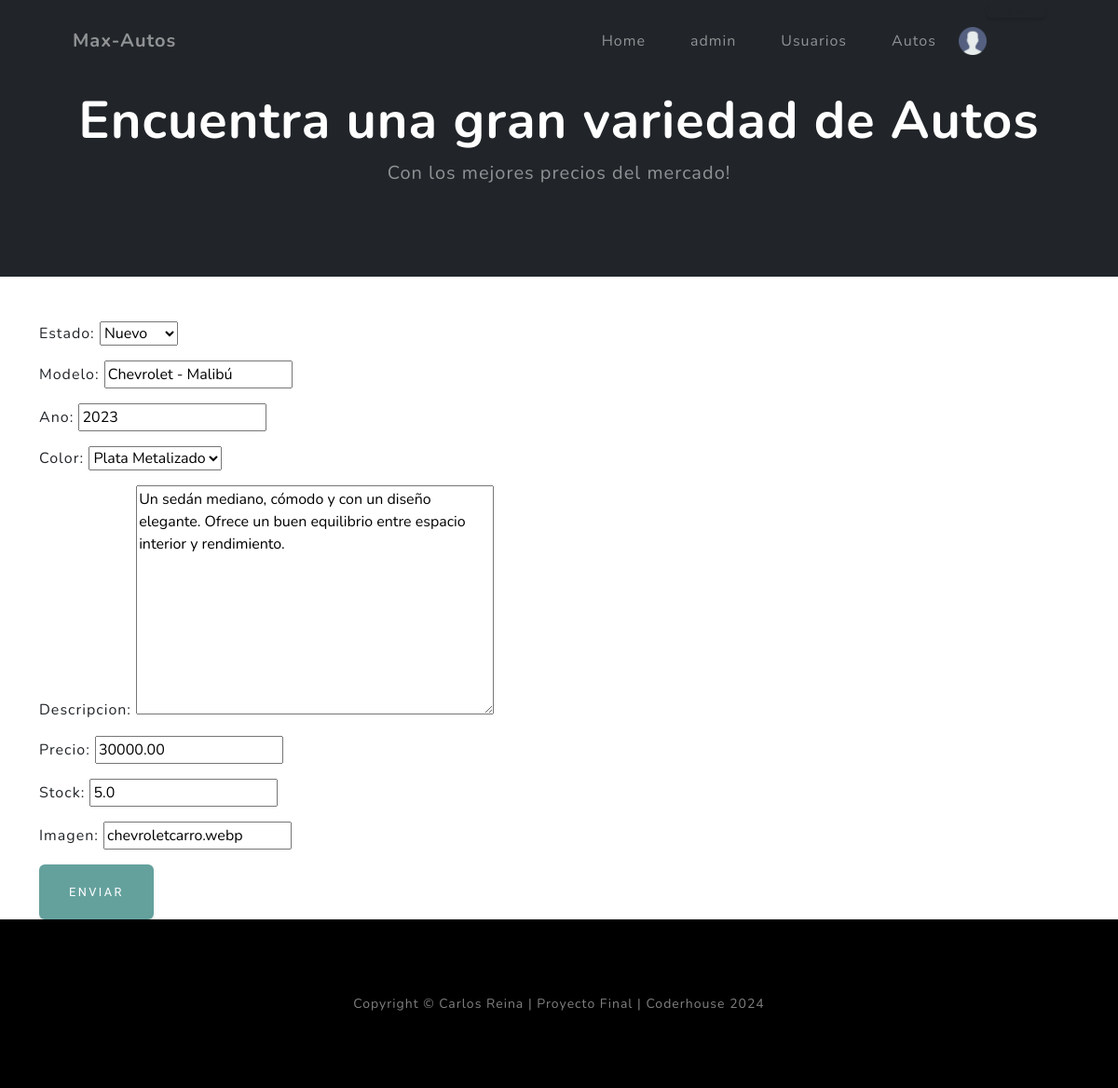
/autos/autos/update/5 (signed in), run on the app's committed database.
### autos/models.py (models this page shows, shortened)
class AutosCategorias(models.Model):
    ESTADO_CHOICES = [
        ('Nuevo', 'Nuevo'),
        ('Usado', 'Usado')
    ]
    estado = models.CharField(max_length=10, choices=ESTADO_CHOICES, default='Nuevo')
    descripcion = models.TextField(blank=True, null=True)
    def __str__(self):
        return self.estado
    class Meta:
        verbose_name = 'Categoria de Auto'
        verbose_name_plural ='Categorias de Autos'

class Auto(models.Model):
    estado = models.ForeignKey(AutosCategorias, on_delete=models.SET_NULL, null=True, blank=True)
    modelo = models.CharField(max_length=50)
    ano = models.PositiveIntegerField()
    COLOR_CHOICES = [
        ('Rojo', 'Rojo'),
        ('Azul', 'Azul'),
        ('Rojo Perla', 'Rojo Perla'),
        ('Azul Marino', 'Azul Marino'),
        ('Amarillo', 'Amarillo'),
        ('Blanco Perla', 'Blanco Perla'),
        ('Verde Militar', 'Verde Militar'),
        ('Gris Plata', 'Gris Plata'),
        ('Rojo Carmin', 'Rojo Carmin'),
        ('Azul Noche', 'Azul Noche'),
        ('Plata Metalizado', 'Plata Metalizado'),
    ]
    color = models.CharField(max_length=20, choices=COLOR_CHOICES)
    descripcion = models.TextField(blank=True, null=True)
    precio = models.DecimalField(max_digits=10, decimal_places=2)
    stock = models.FloatField()
    fecha_actualizacion = models.DateField(editable=False, auto_now=True)
    imagen = models.CharField(max_length=100, null=True, blank=True)  # Campo para almacenar el nombre de la imagen
    class Meta:
        verbose_name = 'Auto'
        verbose_name_plural ='Autos'
        constraints = [
            models.UniqueConstraint(fields=['modelo', 'ano'], name='modelo_ano')
        ]
        indexes = [models.Index(fields=['modelo'])]

### autos/views.py (the view)
# urls.py: path("autos/update/<int:pk>", login_required(views.AutoUpdate.as_view()), name="autos_update"),
class AutoUpdate(UpdateView):
    model = Auto
    form_class = AutoForm
    success_url = reverse_lazy('autos:autos_list')
    template_name = 'autos/autos_create.html'

### autos/form.py (shortened to what this page needs)
class AutoForm(forms.ModelForm):
    class Meta:
        model = Auto
        fields = '__all__'

### autos/templates/autos/autos_create.html (shortened to what this page needs)
{% extends 'core/base.html' %}
{% block header %}
    {% if form.instance.pk %}
    <header class="bg-dark py-5">
        <div class="container px-4 px-lg-5 my-5">
            <div class="text-center text-white">
                <h1 class="display-4 fw-bolder">Encuentra una gran variedad de Autos</h1>
                <p class="lead fw-normal text-white-50 mb-0">Con los mejores precios del mercado!</p>
            </div>
        </div>
    </header>
    {% endif %}
{% endblock header %}
{% block main %}
<div class="container mt-5">
    <form method="post">
        <div class="mb-3">
            {{ form.as_p }}
        </div>
        <button type="submit" class="btn btn-primary">Enviar</button>
    </form>
</div>
{% endblock main %}

### core/templates/core/componets/navbar.html (shortened to what this page needs)
{% load static %}
<nav class="navbar navbar-expand-lg navbar-light fixed-top" id="mainNav">
    <div class="container px-4 px-lg-5">
        <a class="navbar-brand" href="{% url 'core:index' %}">Max-Autos</a>
        <div class="collapse navbar-collapse" id="navbarResponsive">
            <ul class="navbar-nav ms-auto">
                <li class="nav-item"><a class="nav-link" href="{% url 'core:index' %}">Home</a></li>
                {% if user.is_authenticated %}
                    <li class="nav-item"><a class="nav-link" href="{% url 'core:profile' %}">{{ user.username }}</a></li>
                    <li class="nav-item"><a class="nav-link" href="{% url 'usuarios:index' %}">Usuarios</a></li>
                    <li class="nav-item"><a class="nav-link" href="{% url 'autos:index' %}">Autos</a></li>
                    {% if user.usuario.avatar %}
                    <li class="nav-item d-flex align-items-center">
                        <img src="{{ user.usuario.avatar.url }}" alt="avatar" style="width: 30px; height: 30px;">
                    </li>
                    {% else %}
                    <li class="nav-item d-flex align-items-center">
                        <img src="{% static 'core/img/usuario.png' %}" alt="avatar" style="width: 30px; height: 30px;">
                    </li>
                    {% endif %}
                    <li class="nav-item">
                        <form action="{% url 'core:logout' %}" method="post" class="d-inline">
                            <button type="submit" class="btn nav-link" style="background: none; border: none; padding: 0; color: inherit;">Logout</button>
                        </form>
                    </li>
                {% else %}
                    <li class="nav-item"><a class="nav-link" href="{% url 'core:login' %}">Login</a></li>
                {% endif %}
            </ul>
        </div>
    </div>
</nav>

### data on the page
AutosCategorias: estado "Nuevo"
Auto: modelo "Chevrolet - Malibú", ano "2023", color "Plata Metalizado", descripcion "Un sedán mediano, cómodo y con un diseño elegante. Ofrece un buen equilibrio entre espacio interior y rendimiento.", precio "30000.00", stock "5.0", imagen "chevroletcarro.webp"

### other printed values
{{ user.username }} "admin"
